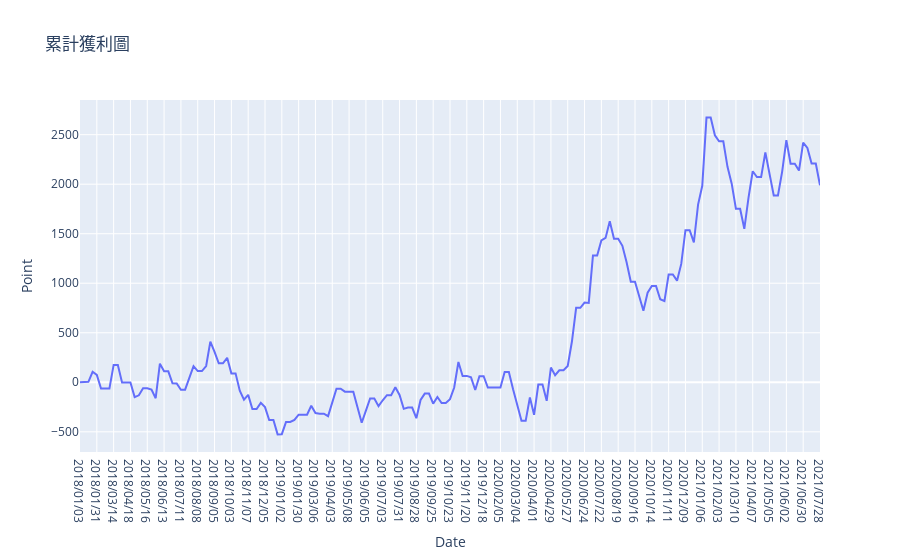
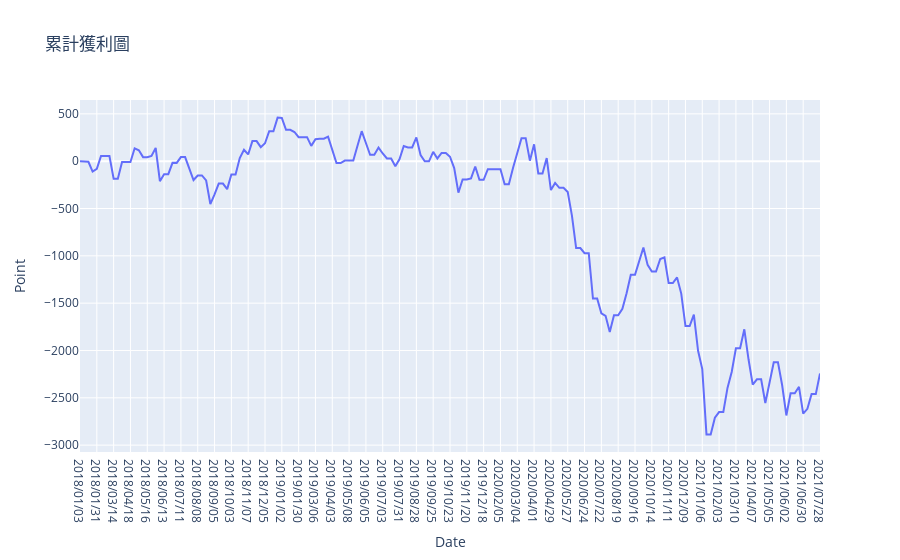
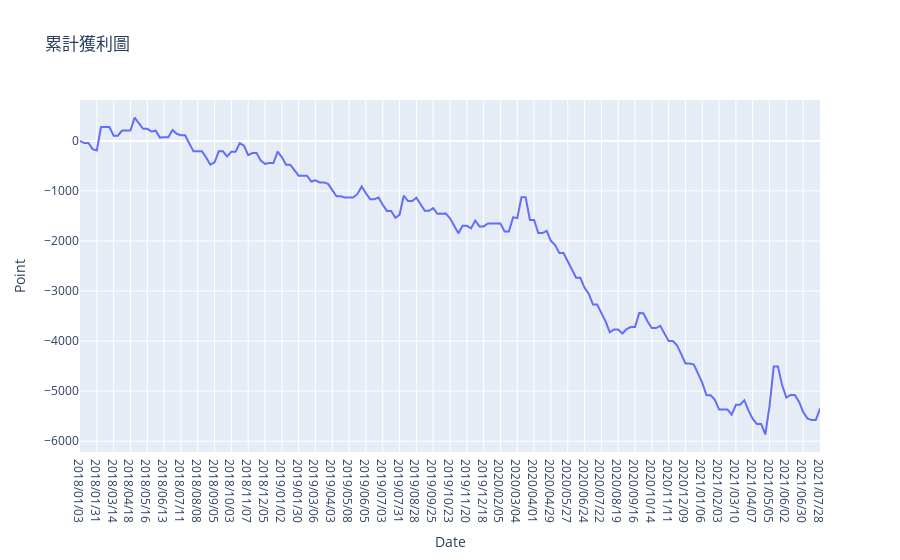
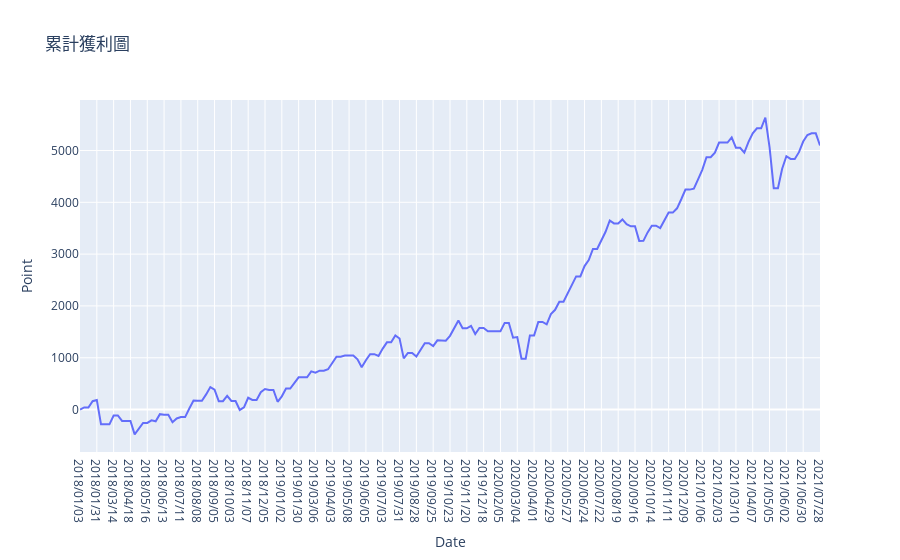

Notebook code for these charts, in order:
### Code cell
result_df_list = []
names = locals()
for spread in spread_list:
    for call_or_put in call_or_put_list:
        for buy_or_sell in buy_or_sell_list:
            
            if spread<0:
                abs_spread = abs(spread)
                spread_name = str("負"+str(abs_spread))
            else:
                spread_name = spread
            print(str(buy_or_sell)+"_"+str(call_or_put)+"_"+str(spread_name)+"的獲利如下圖")
            unilateral_result_df,_ = get_unilateral_strategy_result(day_of_week_sdf,spread = spread,call_or_put = call_or_put,buy_or_sell = buy_or_sell)

            names[str(buy_or_sell)+"_"+str(call_or_put)+"_"+str(spread_name)+"_df"] = unilateral_result_df
            result_df_list.append(str(buy_or_sell)+"_"+str(call_or_put)+"_"+str(spread_name)+"_df")

### Figure 1 — Plotly figure (JSON) as saved in the notebook; plotly's stock layout.template omitted (floating-point values rounded to 4 significant figures; data arrays with more than 128 entries replaced by an {"elided": "..."} marker saying what was removed)
{"data": [{"type": "scatter", "x": {"elided": "177 str values"}, "y": {"elided": "177 float values"}}], "layout": {"title": {"text": "累計獲利圖"}, "xaxis": {"title": {"text": "Date"}}, "yaxis": {"title": {"text": "Point"}}}}

### Figure 2 — Plotly figure (JSON) as saved in the notebook; plotly's stock layout.template omitted (floating-point values rounded to 4 significant figures; data arrays with more than 128 entries replaced by an {"elided": "..."} marker saying what was removed)
{"data": [{"type": "scatter", "x": {"elided": "177 str values"}, "y": {"elided": "177 float values"}}], "layout": {"title": {"text": "累計獲利圖"}, "xaxis": {"title": {"text": "Date"}}, "yaxis": {"title": {"text": "Point"}}}}

### Figure 3 — Plotly figure (JSON) as saved in the notebook; plotly's stock layout.template omitted (floating-point values rounded to 4 significant figures; data arrays with more than 128 entries replaced by an {"elided": "..."} marker saying what was removed)
{"data": [{"type": "scatter", "x": {"elided": "177 str values"}, "y": {"elided": "177 float values"}}], "layout": {"title": {"text": "累計獲利圖"}, "xaxis": {"title": {"text": "Date"}}, "yaxis": {"title": {"text": "Point"}}}}

### Figure 4 — Plotly figure (JSON) as saved in the notebook; plotly's stock layout.template omitted (floating-point values rounded to 4 significant figures; data arrays with more than 128 entries replaced by an {"elided": "..."} marker saying what was removed)
{"data": [{"type": "scatter", "x": {"elided": "177 str values"}, "y": {"elided": "177 float values"}}], "layout": {"title": {"text": "累計獲利圖"}, "xaxis": {"title": {"text": "Date"}}, "yaxis": {"title": {"text": "Point"}}}}
